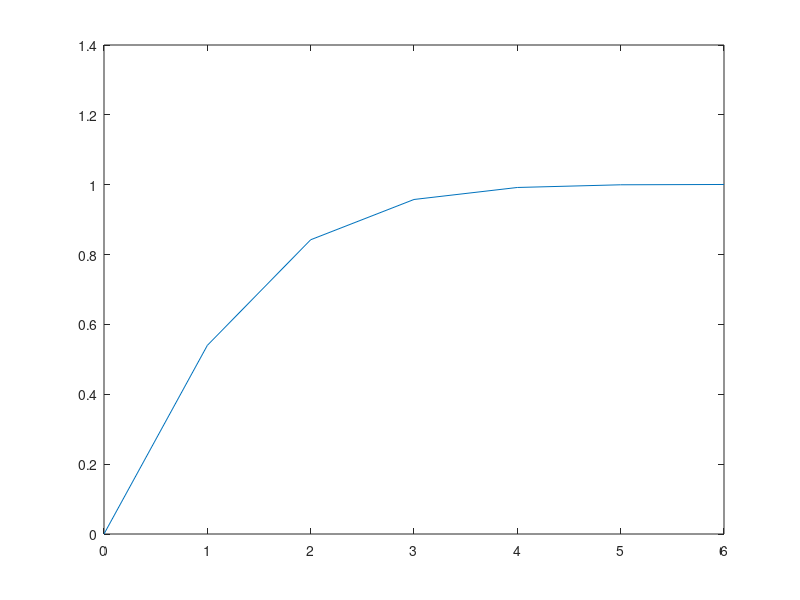
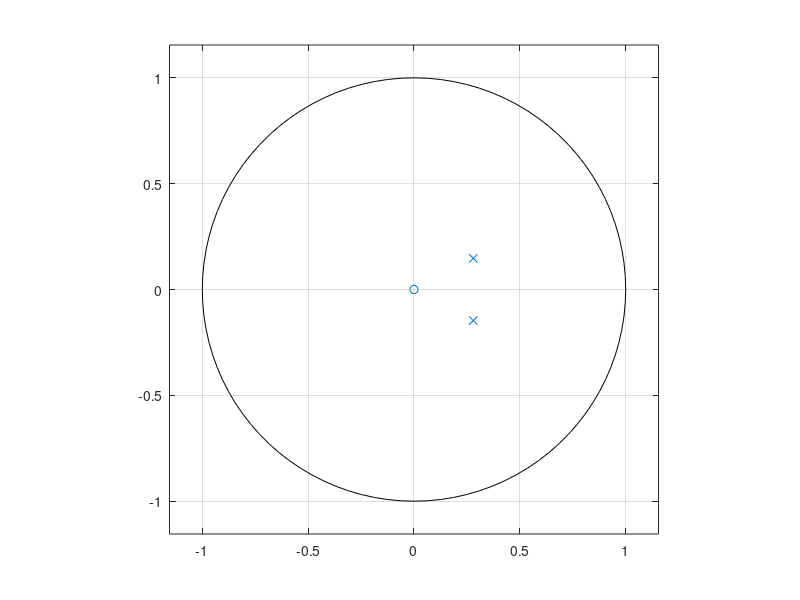

Source code (MATLAB) for these figures, in order:
num2A = [0 0.54 0];
den2A = [1 -0.56 0.1];
testsys2A = tf(num2A,den2A,-1);
[Y2A,T2A] = step(testsys2A);
figure,plot(T2A,Y2A);
figure,zplane(num2A,den2A);
